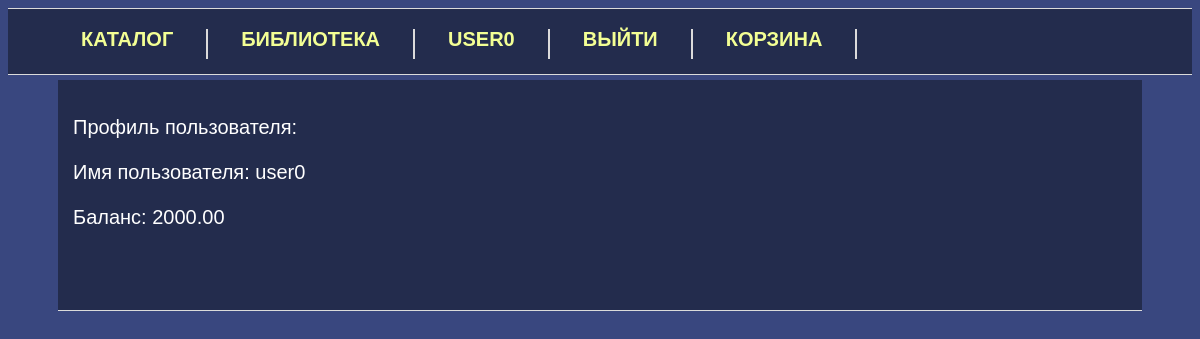
Before: /shop/profile/ (signed in) with the older database file.
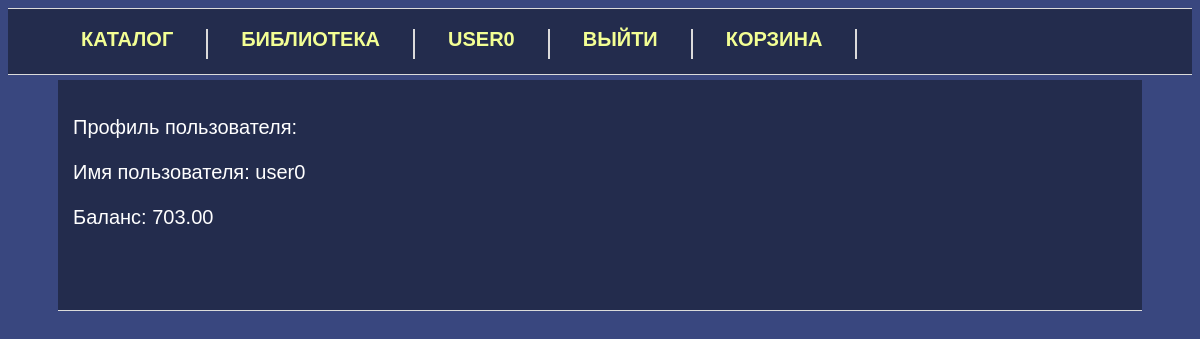
After: the same page with the newer database file.
### shop/models.py (models this page shows, shortened)
class UserProfile(models.Model):
    user = models.OneToOneField(User, verbose_name='Пользователь', on_delete=models.CASCADE)
    balance = models.DecimalField(verbose_name='Баланс',  max_digits=10, decimal_places=2)
    class Meta:
        verbose_name = 'Профиль пользователя'
        verbose_name_plural = 'Профили пользователей'

### shop/views.py (the view)
# urls.py: path("profile/", views.UserView.as_view(), name="profile"),
class UserView(View):
    def get(self, request):
        current_user = request.user
        userProfile = UserProfile.objects.get(user=current_user.id)
        context = {
            'username': current_user.username,
            'balance': userProfile.balance
        }
        return render(request, "shop/profile.html", {'context': context})

### shop/templates/shop/profile.html (shortened to what this page needs)
{% extends "shop/components/navigationBar.html" %}
{% block content %}
<div class="main_div">
    <div class="gamePanel">
        <p>Профиль пользователя:</p>
        <p>Имя пользователя: {{ context.username }}</p>
        <p>Баланс: {{ context.balance }}</p>
    </div>
</div>
{% endblock content %}

Changed rows visible on the page:
changed UserProfile: balance "2000.00" → "703.00"
